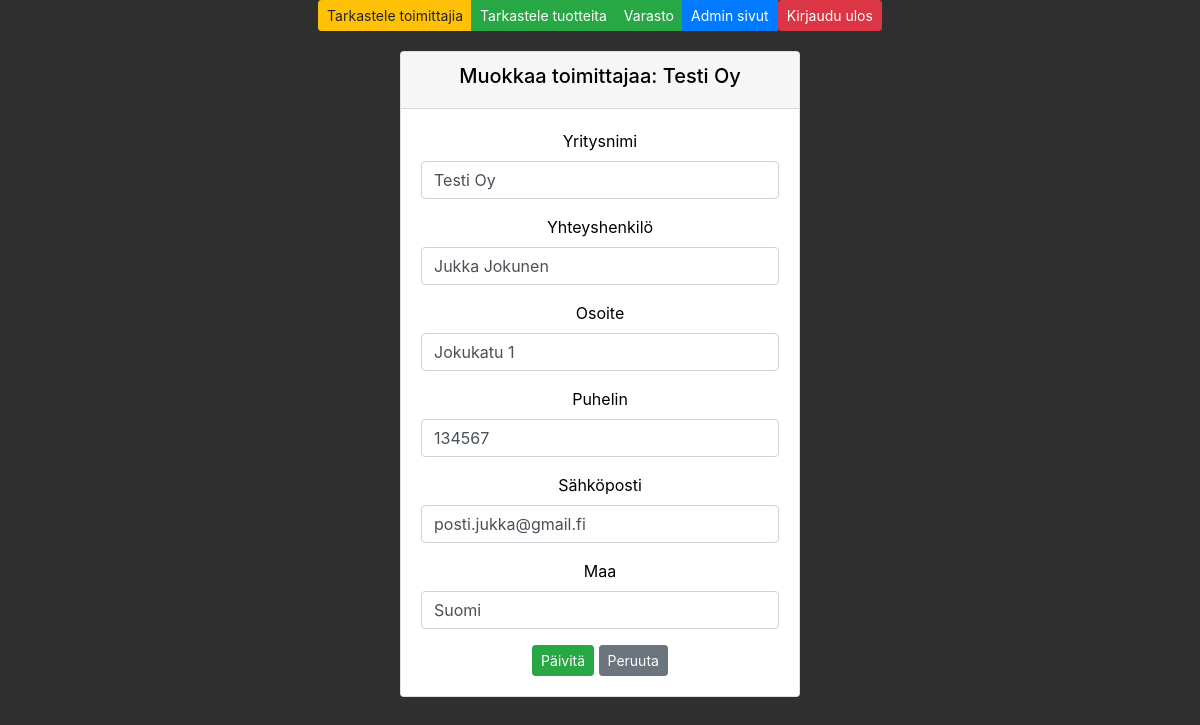
The app's page /edit-toimittaja-get/3/ (signed in) with its own data.
### app/models.py (models this page shows, shortened)
class Toimittaja(models.Model):
    yritysnimi = models.CharField(max_length = 50, default="yritysnimi")
    yhteyshenkilö = models.CharField(max_length = 50, default="yhteyshenkilö")
    osoite = models.CharField(max_length = 100, default="osoite")
    puhelin = models.CharField(max_length = 20, default="puhelin")
    sähköposti = models.CharField(max_length = 50, default="sähköposti")
    maa = models.CharField(max_length = 50, default="maa")

### app/views.py (the view)
# urls.py: path('edit-toimittaja-get/<int:id>/', edit_toimittaja_get, name='edit_toimittaja_get'),
def edit_toimittaja_get(request, id):
        if not request.user.is_authenticated:
            return render(request, 'loginpage.html')
        try:
            toimittaja = Toimittaja.objects.get(id=id)  # Haetaan toimittajan tiedot ID:n perusteella
            return render(request, 'edit_toimittaja.html', {'toimittaja': toimittaja})  # Lähetetään tiedot lomakkeelle
        except Toimittaja.DoesNotExist:
            return render(request, 'error.html', {'message': 'Toimittajaa ei löytynyt!'})  # Jos toimittajaa ei löydy

### app/templates/edit_toimittaja.html (shortened to what this page needs)
{% extends 'index.html' %}
{% block content %}
<div class="card" style="width: 25rem; margin: auto; margin-top: 20px;">
    <div class="card-header text-center">
        <h5>Muokkaa toimittajaa: {{ toimittaja.yritysnimi }}</h5>
    </div>
    <div class="card-body">
        <form method="post" action="/edit-toimittaja-post/{{ toimittaja.id }}/">
            <div class="form-group">
                <label for="yritysnimi">Yritysnimi</label>
                <input type="text" class="form-control" id="yritysnimi" name="yritysnimi" value="{{ toimittaja.yritysnimi }}" required>
            </div>
            <div class="form-group">
                <label for="yhteyshenkilö">Yhteyshenkilö</label>
                <input type="text" class="form-control" id="yhteyshenkilö" name="yhteyshenkilö" value="{{ toimittaja.yhteyshenkilö }}" required>
            </div>
            <div class="form-group">
                <label for="osoite">Osoite</label>
                <input type="text" class="form-control" id="osoite" name="osoite" value="{{ toimittaja.osoite }}" required>
            </div>
            <div class="form-group">
                <label for="puhelin">Puhelin</label>
                <input type="tel" class="form-control" id="puhelin" name="puhelin" value="{{ toimittaja.puhelin }}" required>
            </div>
            <div class="form-group">
                <label for="sähköposti">Sähköposti</label>
                <input type="email" class="form-control" id="sähköposti" name="sähköposti" value="{{ toimittaja.sähköposti }}" required>
            </div>
            <div class="form-group">
                <label for="maa">Maa</label>
                <input type="text" class="form-control" id="maa" name="maa" value="{{ toimittaja.maa }}" required>
            </div>
            <div class="text-center">
                <input type="submit" value="Päivitä" class="btn btn-success btn-sm">
                <a href="/toimittajat/" class="btn btn-secondary btn-sm">Peruuta</a>
            </div>
        </form>
    </div>
</div>
{% endblock %}

### app/static/style.css (style rules this page uses)
body { background-color: #2f2f2f; color: white; }
.card { color: black; }
.card-body { color: black; }

### records on screen
Toimittaja: yritysnimi "Testi Oy", yhteyshenkilö "Jukka Jokunen", osoite "Jokukatu 1", puhelin "134567", sähköposti "posti.jukka@gmail.fi", maa "Suomi"
